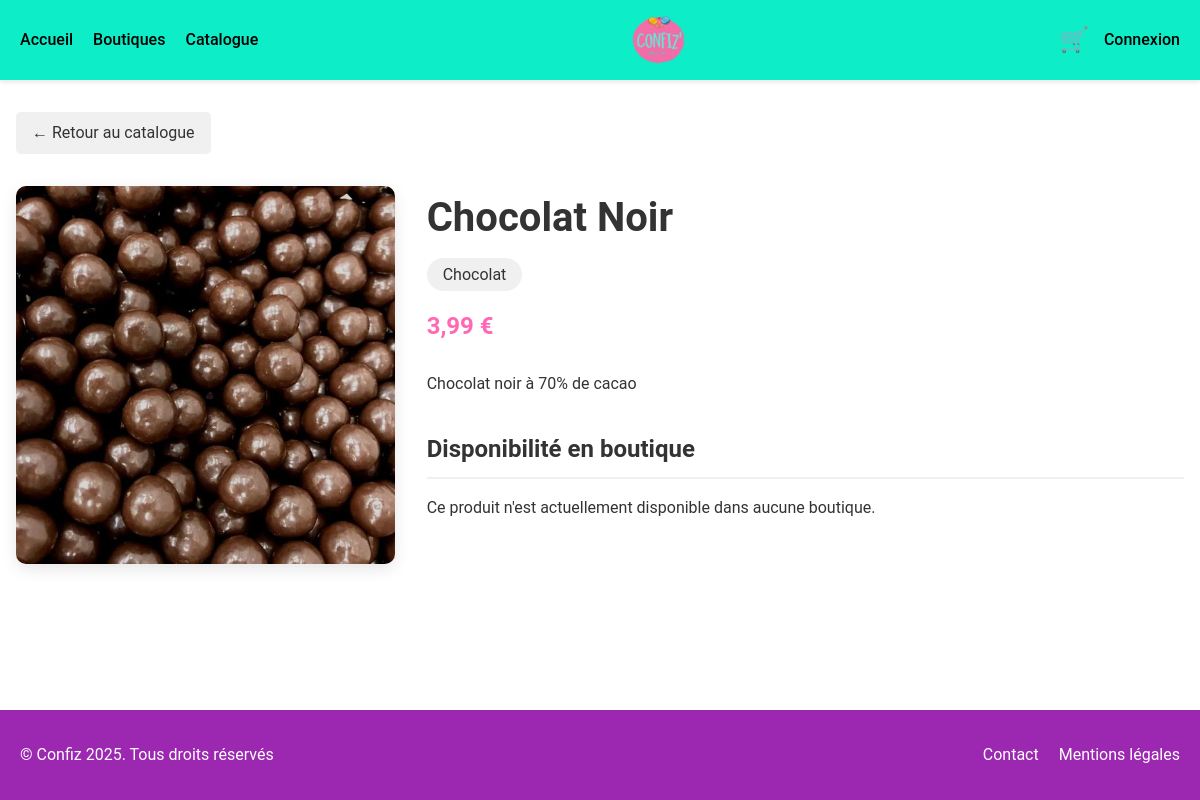
Page /produit.php?id=3 on the committed database.
### tables this page shows
CREATE TABLE `confiseries` (
  `id` INT PRIMARY KEY AUTO_INCREMENT,
  `nom` VARCHAR(50) NOT NULL,
  `type` VARCHAR(20),
  `couleur` VARCHAR(20),
  `prix` FLOAT NOT NULL,
  `illustration` VARCHAR(255),
  `description` TEXT
);

### produit.php (called while the page is built, shortened)
<?php
$servername = "localhost";
$username = "root";
$password = "";
$dbname = "confiz";
try {
    $conn = new PDO("mysql:host=$servername;dbname=$dbname", $username, $password);
    $conn->setAttribute(PDO::ATTR_ERRMODE, PDO::ERRMODE_EXCEPTION);
} catch(PDOException $e) {
    if (isset($_SERVER['HTTP_X_REQUESTED_WITH']) && strtolower($_SERVER['HTTP_X_REQUESTED_WITH']) === 'xmlhttprequest') {
        header('Content-Type: application/json');
        echo json_encode(['error' => 'Erreur de connexion: ' . $e->getMessage()]);
        exit;
    }
    die("Erreur de connexion: " . $e->getMessage());
}
$id = $_GET['id'];
$stmt = $conn->prepare("SELECT * FROM confiseries WHERE id = :id");
$stmt->bindParam(':id', $id, PDO::PARAM_INT);
$stmt->execute();
$bonbon = $stmt->fetch(PDO::FETCH_ASSOC);
$stmt = $conn->prepare("
    SELECT s.quantite, b.nom as boutique_nom, b.ville, b.id as boutique_id
    FROM stocks s
    JOIN boutiques b ON s.boutique_id = b.id
    WHERE s.confiserie_id = :id
");
$stmt->bindParam(':id', $id, PDO::PARAM_INT);
$stmt->execute();
$stocks = $stmt->fetchAll(PDO::FETCH_ASSOC);
include 'produit-template.php';
?>

### produit-template.php (the view, shortened to what this page needs)
<!DOCTYPE html>
<html lang="fr">
<head>
    <link rel="stylesheet" href="produit.css">
    <link rel="stylesheet" href="autrecss.css">
</head>
<body>
    <header>
        <nav class="navbar">
            <div class="nav-links">
                <a href="index.php">Accueil</a>
                <a href="boutiques.php">Boutiques</a>
                <a href="catalogue.php">Catalogue</a>
            </div>
            <div class="logo-container">
                <img src="confiz.png" alt="Logo confiz">
            </div>
            <div class="cart-login">
                <a href="panier.php" class="cart-icon">🛒</a>
                <a href="login.php" class="login-btn">Connexion</a>
            </div>
        </nav>
    </header>
    <main>
        <div class="product-container">
            <a href="catalogue.php" class="back-button">← Retour au catalogue</a>
            <div class="product-details">
                <div class="product-image-container">
                    <img
                        src="<?php echo !empty($bonbon['illustration']) ? htmlspecialchars($bonbon['illustration']) : 'images/candies/default.jpg'; ?>"
                        alt="<?php echo htmlspecialchars($bonbon['nom']); ?>"
                        class="product-image"
                    >
                </div>
                <div class="product-info">
                    <h1 class="product-name"><?php echo htmlspecialchars($bonbon['nom']); ?></h1>
                    <span class="product-type"><?php echo htmlspecialchars($bonbon['type']); ?></span>
                    <p class="product-price"><?php echo number_format($bonbon['prix'], 2, ',', ' '); ?> €</p>
                    <div class="product-description">
                        <?php echo nl2br(htmlspecialchars($bonbon['description'])); ?>
                    </div>
                    <div class="stock-info">
                        <h2 class="stock-title">Disponibilité en boutique</h2>
                        <?php if (count($stocks) > 0): ?>
                            <div class="stock-list">
                                <?php foreach ($stocks as $stock): ?>
                                    <div class="stock-item">
                                        <p class="stock-boutique"><?php echo htmlspecialchars($stock['boutique_nom']); ?></p>
                                        <p class="stock-ville"><?php echo htmlspecialchars($stock['ville']); ?></p>
                                        <p class="stock-quantite <?php
                                            if ($stock['quantite'] <= 0) echo 'stock-epuise';
                                            elseif ($stock['quantite'] < 10) echo 'stock-limite';
                                            else echo 'stock-disponible';
                                        ?>">
                                            <?php
                                                if ($stock['quantite'] <= 0) echo 'Épuisé';
                                                elseif ($stock['quantite'] < 10) echo 'Stock limité: ' . $stock['quantite'] . ' restants';
                                                else echo 'En stock: ' . $stock['quantite'] . ' disponibles';
                                            ?>
                                        </p>
                                    </div>
                                <?php endforeach; ?>
                            </div>
                        <?php else: ?>
                            <p>Ce produit n'est actuellement disponible dans aucune boutique.</p>
                        <?php endif; ?>
                    </div>
                </div>
            </div>
        </div>
    </main>
    <footer>
        <div class="footer-content">
            <p>&copy; Confiz <?php echo date('Y'); ?>. Tous droits réservés</p>
            <div class="footer-links">
                <a href="contact.php">Contact</a>
                <a href="mentions-legales.php">Mentions légales</a>
            </div>
        </div>
    </footer>
</body>
</html>

### produit.css (style rules this page uses)
.product-container { max-width: 1200px; margin: 2rem auto; padding: 0 1rem; }
.product-details { display: flex; flex-wrap: wrap; gap: 2rem; margin-bottom: 3rem; }
.product-image-container { flex: 1; min-width: 300px; }
.product-image { width: 100%; border-radius: 10px; box-shadow: 0 5px 15px rgba(0,0,0,0.1); }
.product-info { flex: 2; min-width: 300px; }
.product-name { font-size: 2.5rem; margin-bottom: 0.5rem; color: var(--text-color); }
.product-type { display: inline-block; padding: 0.25rem 1rem; background-color: #f0f0f0; border-radius: 20px; font-size: 1rem; margin-bottom: 1rem; }
.product-price { font-size: 1.5rem; font-weight: bold; color: var(--primary-color); margin-bottom: 1.5rem; }
.product-description { margin-bottom: 2rem; line-height: 1.8; }
.stock-info { margin-top: 2rem; }
.stock-title { font-size: 1.5rem; margin-bottom: 1rem; border-bottom: 2px solid #f0f0f0; padding-bottom: 0.5rem; }
.back-button { display: inline-block; margin-bottom: 2rem; padding: 0.5rem 1rem; background-color: #f0f0f0; color: #333; text-decoration: none; border-radius: 5px; transition: background-color 0.3s; }

### autrecss.css (style rules this page uses)
html { scroll-behavior: smooth; }
html, body { height: 100%; margin: 0; }
* { margin: 0; padding: 0; box-sizing: border-box; }
:root { --primary-color: #FF69B4; --secondary-color: #0deec8; --accent-color: #3b82f6; --text-color: #333; --light-gray: #f3f4f6; --dark-gray: #4b5563; --white: #ffffff; --transition: all 0.3s ease; }
body { font-family: 'Roboto', sans-serif; color: var(--text-color); background-color: var(--white); line-height: 1.6; }
.navbar { display: flex; justify-content: space-between; align-items: center; padding: 15px 20px; background-color: var(--secondary-color); box-shadow: 0 2px 5px rgba(0,0,0,0.1); }
.logo-container { display: flex; justify-content: center; }
.logo-container img { height: 50px; }
.nav-links { display: flex; gap: 20px; }
.nav-links a { text-decoration: none; color: #000; position: relative; transition: color 0.3s ease; font-weight: 500; }
.nav-links a::after { content: ''; position: absolute; width: 0; height: 2px; bottom: -5px; left: 0; background-color: #000; transition: width 0.3s ease; }
.cart-login { display: flex; align-items: center; gap: 15px; }
.cart-icon { font-size: 1.5rem; text-decoration: none; }
.login-btn { text-decoration: none; color: #000; font-weight: 500; }
.product-container { max-width: 1200px; margin: 2rem auto; padding: 0 1rem; }
.product-details { display: flex; flex-wrap: wrap; gap: 2rem; margin-bottom: 3rem; }
footer { background-color: #9c27b0; padding: 2rem 0; color: white; }
.footer-content { max-width: 1200px; margin: 0 auto; padding: 0 20px; display: flex; justify-content: space-between; align-items: center; }
.footer-links { display: flex; gap: 20px; }
.footer-links a { color: white; text-decoration: none; transition: opacity 0.3s ease; }

### produit-template.php (style rules this page uses)
html, body { height: 100%; margin: 0; }
body { display: flex; flex-direction: column; min-height: 100vh; }
main { flex: 1 0 auto; }
footer { flex-shrink: 0; }
.product-container { max-width: 1200px; margin: 2rem auto; padding: 0 1rem; min-height: 60vh; }

### rows in the picture
confiseries: illustration (picture), nom "Chocolat Noir", type "Chocolat", prix "3,99", description "Chocolat noir à 70% de cacao"
